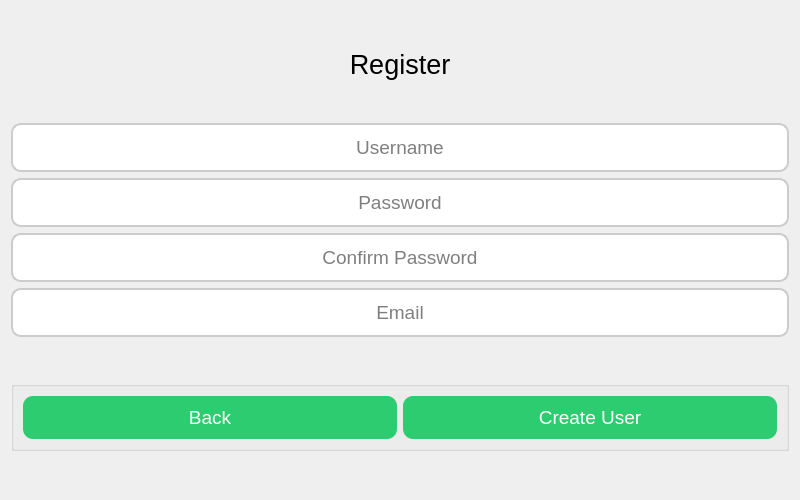
<?xml version="1.0" encoding="UTF-8"?>
<ui version="4.0">
 <class>RegisterPage</class>
 <widget class="QWidget" name="RegisterPage">
  <property name="geometry">
   <rect>
    <x>0</x>
    <y>0</y>
    <width>800</width>
    <height>500</height>
   </rect>
  </property>
  <property name="windowTitle">
   <string>Register</string>
  </property>
  <layout class="QVBoxLayout" name="verticalLayout">
   <item>
    <spacer name="verticalSpacer">
     <property name="orientation">
      <enum>Qt::Vertical</enum>
     </property>
     <property name="sizeHint" stdset="0">
      <size>
       <width>20</width>
       <height>40</height>
      </size>
     </property>
    </spacer>
   </item>
   <item>
    <widget class="QLabel" name="titleLabel">
     <property name="font">
      <font>
       <family>Segoe UI</family>
       <pointsize>20</pointsize>
      </font>
     </property>
     <property name="text">
      <string>Register</string>
     </property>
     <property name="alignment">
      <set>Qt::AlignCenter</set>
     </property>
    </widget>
   </item>
   <item>
    <spacer name="verticalSpacer_2">
     <property name="orientation">
      <enum>Qt::Vertical</enum>
     </property>
     <property name="sizeHint" stdset="0">
      <size>
       <width>20</width>
       <height>40</height>
      </size>
     </property>
    </spacer>
   </item>
   <item>
    <widget class="QLineEdit" name="usernameLineEdit">
     <property name="font">
      <font>
       <family>Segoe UI</family>
       <pointsize>14</pointsize>
      </font>
     </property>
     <property name="styleSheet">
      <string>QLineEdit {
border: 2px solid #ccc;
border-radius: 10px;
padding: 10px;
}</string>
     </property>
     <property name="alignment">
      <set>Qt::AlignCenter</set>
     </property>
     <property name="placeholderText">
      <string>Username</string>
     </property>
    </widget>
   </item>
   <item>
    <widget class="QLineEdit" name="passwordLineEdit">
     <property name="font">
      <font>
       <family>Segoe UI</family>
       <pointsize>14</pointsize>
      </font>
     </property>
     <property name="styleSheet">
      <string>QLineEdit {
     border: 2px solid #ccc;
     border-radius: 10px;
     padding: 10px;
     }</string>
     </property>
     <property name="echoMode">
      <enum>QLineEdit::Password</enum>
     </property>
     <property name="alignment">
      <set>Qt::AlignCenter</set>
     </property>
     <property name="placeholderText">
      <string>Password</string>
     </property>
    </widget>
   </item>
   <item>
    <widget class="QLineEdit" name="confirmPasswordLineEdit">
     <property name="font">
      <font>
       <family>Segoe UI</family>
       <pointsize>14</pointsize>
      </font>
     </property>
     <property name="styleSheet">
      <string>QLineEdit {
     border: 2px solid #ccc;
     border-radius: 10px;
     padding: 10px;
     }</string>
     </property>
     <property name="echoMode">
      <enum>QLineEdit::Password</enum>
     </property>
     <property name="alignment">
      <set>Qt::AlignCenter</set>
     </property>
     <property name="placeholderText">
      <string>Confirm Password</string>
     </property>
    </widget>
   </item>
   <item>
    <widget class="QLineEdit" name="emailLineEdit">
     <property name="font">
      <font>
       <family>Segoe UI</family>
       <pointsize>14</pointsize>
      </font>
     </property>
     <property name="styleSheet">
      <string>QLineEdit {
     border: 2px solid #ccc;
     border-radius: 10px;
     padding: 10px;
     }</string>
     </property>
     <property name="alignment">
      <set>Qt::AlignCenter</set>
     </property>
     <property name="placeholderText">
      <string>Email</string>
     </property>
    </widget>
   </item>
   <item>
    <spacer name="verticalSpacer_4">
     <property name="orientation">
      <enum>Qt::Vertical</enum>
     </property>
     <property name="sizeHint" stdset="0">
      <size>
       <width>20</width>
       <height>40</height>
      </size>
     </property>
    </spacer>
   </item>
   <item>
    <widget class="QGroupBox" name="horizontalGroupBox">
     <layout class="QHBoxLayout" name="horizontalLayout">
      <item>
       <widget class="QPushButton" name="backButton">
        <property name="enabled">
         <bool>true</bool>
        </property>
        <property name="font">
         <font>
          <family>Segoe UI</family>
          <pointsize>14</pointsize>
         </font>
        </property>
        <property name="styleSheet">
         <string>QPushButton {
     background-color: #2ecc71;
     color: white;
     border: none;
     border-radius: 10px;
     padding: 10px;
     min-width: 80px;
     }
     QPushButton:hover {
     background-color: #27ae60;
     }</string>
        </property>
        <property name="text">
         <string>Back</string>
        </property>
       </widget>
      </item>
      <item>
       <widget class="QPushButton" name="createUserButton">
        <property name="font">
         <font>
          <family>Segoe UI</family>
          <pointsize>14</pointsize>
         </font>
        </property>
        <property name="styleSheet">
         <string>QPushButton {
     background-color: #2ecc71;
     color: white;
     border: none;
     border-radius: 10px;
     padding: 10px;
     min-width: 80px;
     }
     QPushButton:hover {
     background-color: #27ae60;
     }</string>
        </property>
        <property name="text">
         <string>Create User</string>
        </property>
       </widget>
      </item>
     </layout>
    </widget>
   </item>
   <item>
    <spacer name="verticalSpacer_5">
     <property name="orientation">
      <enum>Qt::Vertical</enum>
     </property>
     <property name="sizeHint" stdset="0">
      <size>
       <width>20</width>
       <height>40</height>
      </size>
     </property>
    </spacer>
   </item>
  </layout>
 </widget>
 <resources/>
 <connections/>
</ui>
